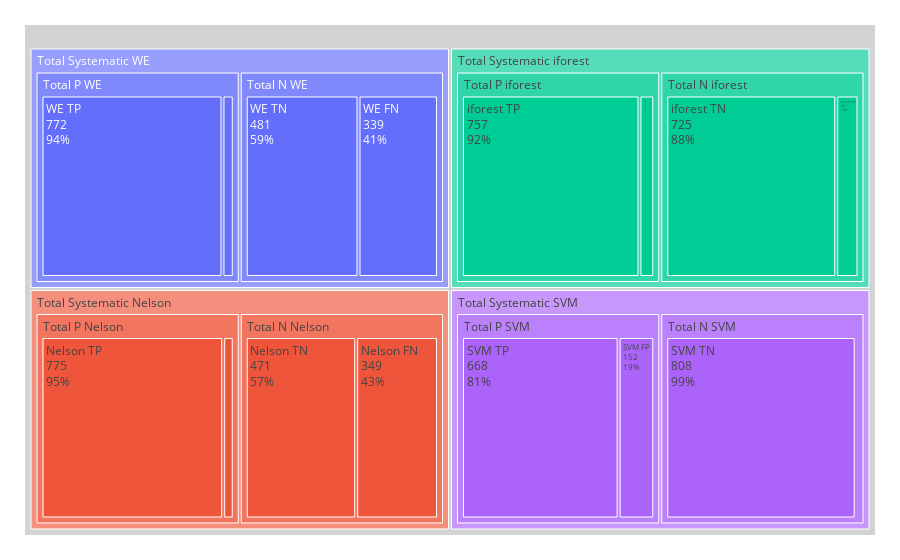

The notebook cell saved with this chart:
### Code cell
fig2 = go.Figure()
fig2.add_trace(go.Treemap(
    labels = ["Total Systematic WE"
    ,"Total Systematic Nelson"
    ,"Total Systematic iforest"
    ,"Total Systematic SVM"
    ,"Total P WE","Total N WE"
    ,"Total P Nelson","Total N Nelson"
    ,"Total P iforest","Total N iforest"
    ,"Total P SVM","Total N SVM"
    ,"WE TP","WE FP", "WE TN", "WE FN"
    ,"Nelson TP","Nelson FP", "Nelson TN", "Nelson FN"
    ,"iforest TP","iforest FP", "iforest TN", "iforest FN"
    ,"SVM TP","SVM FP", "SVM TN", "SVM FN"],
    parents = [""
    ,""
    ,""
    ,""
    ,"Total Systematic WE","Total Systematic WE"
    ,"Total Systematic Nelson","Total Systematic Nelson"
    ,"Total Systematic iforest","Total Systematic iforest"
    ,"Total Systematic SVM","Total Systematic SVM"
    ,"Total P WE","Total P WE","Total N WE","Total N WE"
    ,"Total P Nelson","Total P Nelson","Total N Nelson","Total N Nelson"
    ,"Total P iforest","Total P iforest","Total N iforest","Total N iforest"
    ,"Total P SVM","Total P SVM","Total N SVM","Total N SVM"],
    root_color="lightgrey",
    values=[np.sum(cm_perfect_normal)
    ,np.sum(cm_perfect_normal)
    ,np.sum(cm_perfect_normal)
    ,np.sum(cm_perfect_normal)
    ,cm_perfect_Systematic[1,1], cm_perfect_Systematic[0,0]
    ,cm_perfect_Systematic[1,1], cm_perfect_Systematic[0,0]
    ,cm_perfect_Systematic[1,1], cm_perfect_Systematic[0,0]
    ,cm_perfect_Systematic[1,1], cm_perfect_Systematic[0,0]
    ,cm_Systematic[0][1,1], cm_Systematic[0][1,0], cm_Systematic[0][0,0], cm_Systematic[0][0,1]
    ,cm_Systematic[1][1,1], cm_Systematic[1][1,0], cm_Systematic[1][0,0], cm_Systematic[1][0,1]
    ,cm_Systematic[2][1,1], cm_Systematic[2][1,0], cm_Systematic[2][0,0], cm_Systematic[2][0,1]
    ,cm_Systematic[3][1,1], cm_Systematic[3][1,0], cm_Systematic[3][0,0], cm_Systematic[3][0,1]],
    textinfo = "label+value+percent parent",
    branchvalues='total'
))

fig2.update_layout(margin = dict(t=25, l=25, r=25, b=25))
fig2.show()

### Figure 1 — Plotly figure (JSON) as saved in the notebook; plotly's stock layout.template omitted (floating-point values rounded to 4 significant figures)
{"data": [{"branchvalues": "total", "labels": ["Total Systematic WE", "Total Systematic Nelson", "Total Systematic iforest", "Total Systematic SVM", "Total P WE", "Total N WE", "Total P Nelson", "Total N Nelson", "Total P iforest", "Total N iforest", "Total P SVM", "Total N SVM", "WE TP", "WE FP", "WE TN", "WE FN", "Nelson TP", "Nelson FP", "Nelson TN", "Nelson FN", "iforest TP", "iforest FP", "iforest TN", "iforest FN", "SVM TP", "SVM FP", "SVM TN", "SVM FN"], "parents": ["", "", "", "", "Total Systematic WE", "Total Systematic WE", "Total Systematic Nelson", "Total Systematic Nelson", "Total Systematic iforest", "Total Systematic iforest", "Total Systematic SVM", "Total Systematic SVM", "Total P WE", "Total P WE", "Total N WE", "Total N WE", "Total P Nelson", "Total P Nelson", "Total N Nelson", "Total N Nelson", "Total P iforest", "Total P iforest", "Total N iforest", "Total N iforest", "Total P SVM", "Total P SVM", "Total N SVM", "Total N SVM"], "root": {"color": "lightgrey"}, "textinfo": "label+value+percent parent", "type": "treemap", "values": [1640, 1640, 1640, 1640, 820, 820, 820, 820, 820, 820, 820, 820, 772, 48, 481, 339, 775, 45, 471, 349, 757, 63, 725, 95, 668, 152, 808, 12]}], "layout": {"margin": {"b": 25, "l": 25, "r": 25, "t": 25}}}
